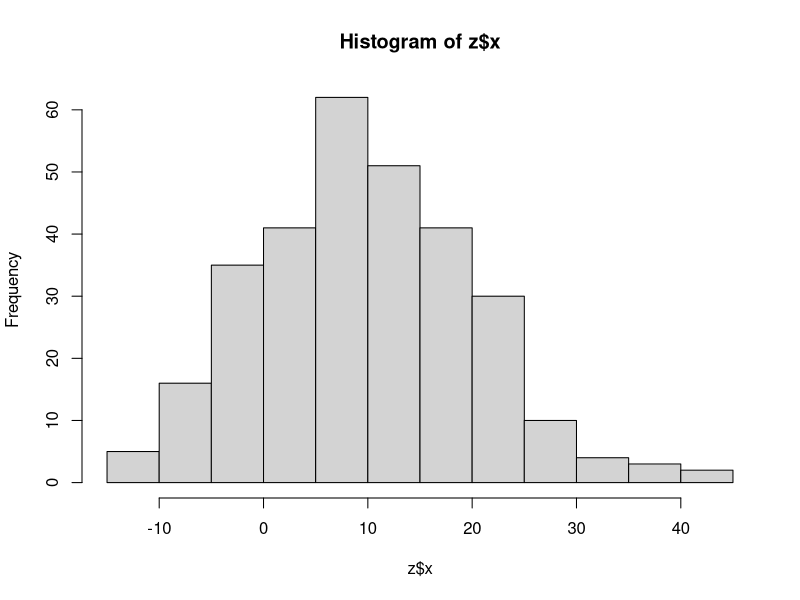
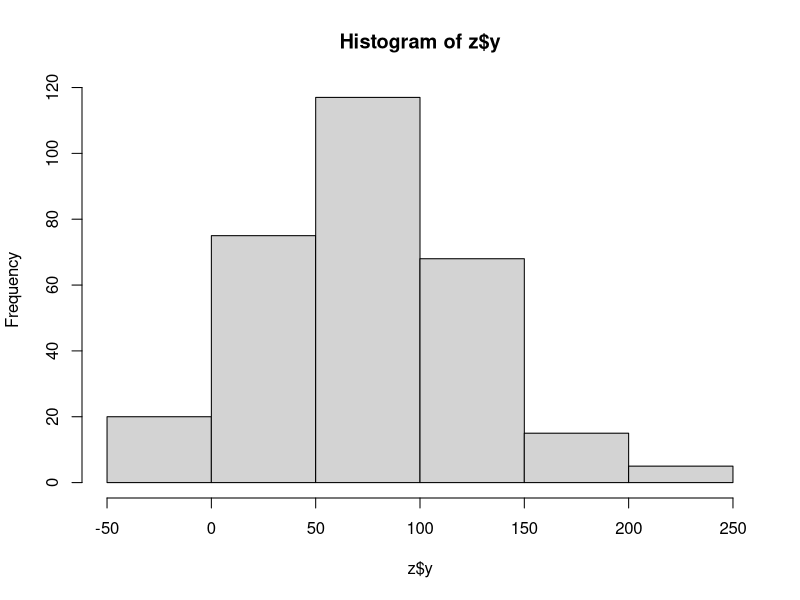
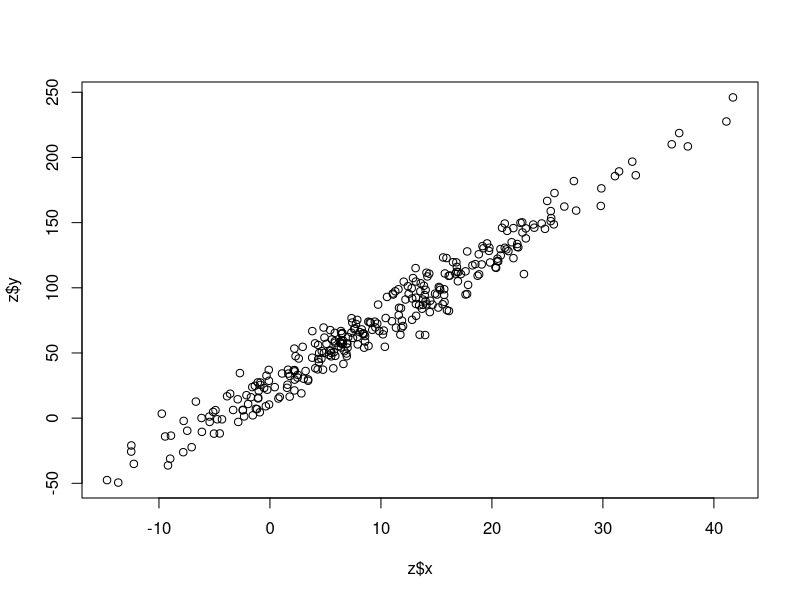
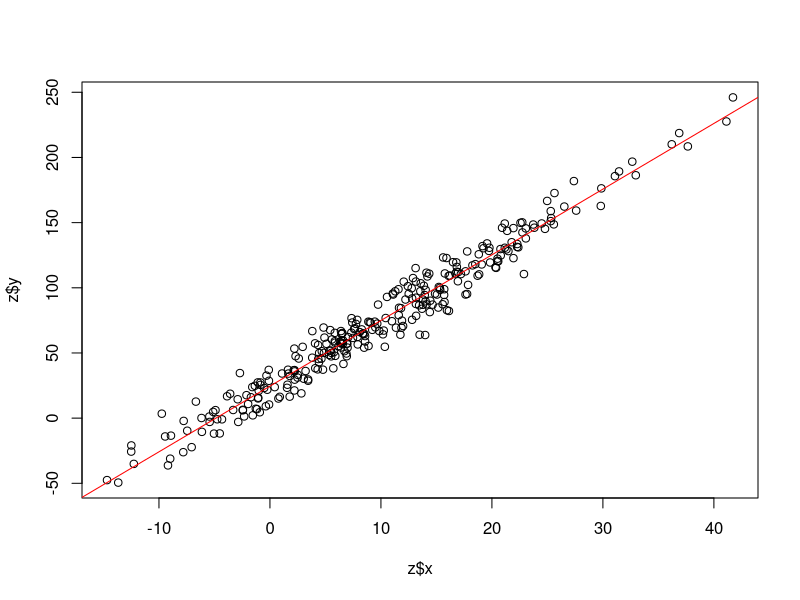

These charts were generated, in order, by the following R code:
## ---- chunk 1
a <- 5
## ---- chunk 2
a
## ---- chunk 3
5 + 5
## ---- chunk 4
a <- 5 + 5
## ---- chunk 5
a <- a + 5
a
## ---- chunk 6
a <- c(1,2,3,4,5)
a
## ---- chunk 7
b <- c("bear","dog","fox","cat","rat")
b
## ---- chunk 8
a[2]
b[2:4]
b[-3]
## ---- chunk 9
g <- list(x=a,y=b)
g
## ---- chunk 10
g[1] # returns a list with 1 element! the others return vectors. 
g[[1]]
g[["x"]]
g$x
## ---- chunk 11
d <- matrix(nrow=5,ncol=2,data=1:10)
d
## ---- chunk 12
d[1,]
d[,1]
d[1,2]
## ---- chunk 13
e <- data.frame(x=a,y=b)
e
## ---- chunk 14
is(a)
is(d)
is(e)
is(is)
## ---- chunk 15
is
## ---- chunk 16
x10 <- function(x){
  z <- x * 10
  return(z)
}

x10(10)
## ---- chunk 17
a <- 1:5
a + a
a^2
a + 100
## ---- chunk 18
a <- 1:5
b <- 1:4
a + b
## ---- chunk 19
a <- 1:20
l <- a > 5
l
## ---- chunk 20
l[1:10] + 1
sum(l)
## ---- chunk 21
d <- matrix(nrow=5,ncol=2,data=1:10)
l <- d[,1] > 3
d[l,]
## ---- chunk 22
x <- rnorm(n=300,mean=10,sd=10)
y <- x * 5 + rnorm(n=300,mean=25,sd=10)
z <- data.frame(x,y)
## ---- chunk 23
hist(z$x)
hist(z$y)
plot(z$x,z$y)
## ---- chunk 24
model <- lm(y ~ x, z)
## ---- chunk 25
summary(model)
## ---- chunk 26
plot(z$x,z$y)
abline(model,col="red")
## ---- chunk 27
lm(y ~ x, z) |> summary()
## ---- chunk 28
library(tidyverse)
